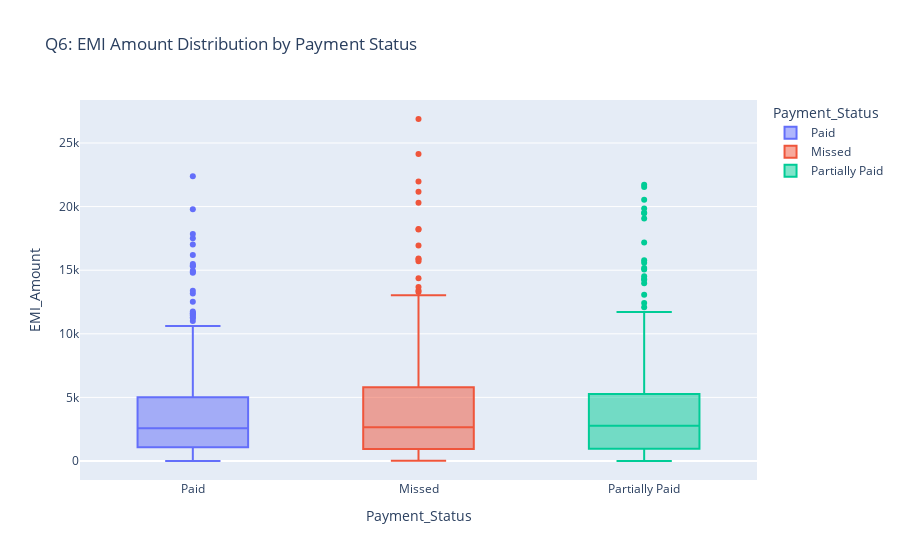

Write notebook code for a chart like this one.
### Code cell
fig6 = px.box(
    collections,
    x='Payment_Status',
    y='EMI_Amount',
    color='Payment_Status',
    title='Q6: EMI Amount Distribution by Payment Status',
    points='outliers'
)
fig6.show()

### Figure 1 — Plotly figure (JSON) as saved in the notebook; plotly's stock layout.template omitted (floating-point values rounded to 4 significant figures; data arrays with more than 128 entries replaced by an {"elided": "..."} marker saying what was removed)
{"data": [{"alignmentgroup": "True", "boxpoints": "outliers", "hovertemplate": "Payment_Status=%{x}<br>EMI_Amount=%{y}<extra></extra>", "legendgroup": "Paid", "marker": {"color": "#636efa"}, "name": "Paid", "notched": false, "offsetgroup": "Paid", "orientation": "v", "showlegend": true, "type": "box", "x": {"elided": "325 str values"}, "x0": " ", "xaxis": "x", "y": {"elided": "325 float values"}, "y0": " ", "yaxis": "y"}, {"alignmentgroup": "True", "boxpoints": "outliers", "hovertemplate": "Payment_Status=%{x}<br>EMI_Amount=%{y}<extra></extra>", "legendgroup": "Missed", "marker": {"color": "#EF553B"}, "name": "Missed", "notched": false, "offsetgroup": "Missed", "orientation": "v", "showlegend": true, "type": "box", "x": {"elided": "345 str values"}, "x0": " ", "xaxis": "x", "y": {"elided": "345 float values"}, "y0": " ", "yaxis": "y"}, {"alignmentgroup": "True", "boxpoints": "outliers", "hovertemplate": "Payment_Status=%{x}<br>EMI_Amount=%{y}<extra></extra>", "legendgroup": "Partially Paid", "marker": {"color": "#00cc96"}, "name": "Partially Paid", "notched": false, "offsetgroup": "Partially Paid", "orientation": "v", "showlegend": true, "type": "box", "x": {"elided": "330 str values"}, "x0": " ", "xaxis": "x", "y": {"elided": "330 float values"}, "y0": " ", "yaxis": "y"}], "layout": {"boxmode": "overlay", "legend": {"title": {"text": "Payment_Status"}, "tracegroupgap": 0}, "title": {"text": "Q6: EMI Amount Distribution by Payment Status"}, "xaxis": {"anchor": "y", "categoryarray": ["Paid", "Missed", "Partially Paid"], "categoryorder": "array", "domain": [0, 1], "title": {"text": "Payment_Status"}}, "yaxis": {"anchor": "x", "domain": [0, 1], "title": {"text": "EMI_Amount"}}}}
